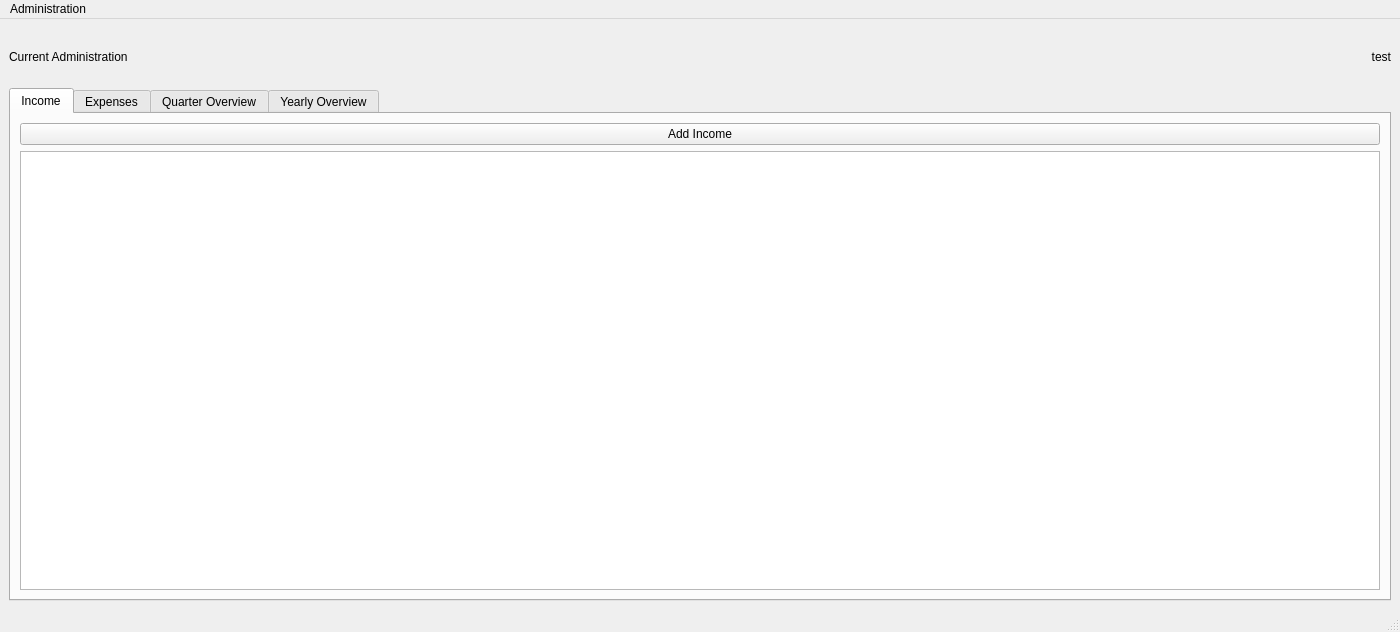
<?xml version="1.0" encoding="UTF-8"?>
<ui version="4.0">
 <class>MainWindow</class>
 <widget class="QMainWindow" name="MainWindow">
  <property name="geometry">
   <rect>
    <x>0</x>
    <y>0</y>
    <width>1400</width>
    <height>632</height>
   </rect>
  </property>
  <property name="sizePolicy">
   <sizepolicy hsizetype="Expanding" vsizetype="Expanding">
    <horstretch>0</horstretch>
    <verstretch>0</verstretch>
   </sizepolicy>
  </property>
  <property name="windowTitle">
   <string>MainWindow</string>
  </property>
  <widget class="QWidget" name="centralwidget">
   <property name="sizePolicy">
    <sizepolicy hsizetype="Expanding" vsizetype="Expanding">
     <horstretch>0</horstretch>
     <verstretch>0</verstretch>
    </sizepolicy>
   </property>
   <layout class="QVBoxLayout" name="verticalLayout_4">
    <item>
     <layout class="QVBoxLayout" name="verticalLayout_2" stretch="1,9">
      <property name="spacing">
       <number>3</number>
      </property>
      <property name="sizeConstraint">
       <enum>QLayout::SizeConstraint::SetNoConstraint</enum>
      </property>
      <item>
       <layout class="QHBoxLayout" name="horizontalLayout">
        <property name="spacing">
         <number>5</number>
        </property>
        <property name="bottomMargin">
         <number>0</number>
        </property>
        <item>
         <widget class="QLabel" name="current_administration_label">
          <property name="sizePolicy">
           <sizepolicy hsizetype="Preferred" vsizetype="Preferred">
            <horstretch>0</horstretch>
            <verstretch>0</verstretch>
           </sizepolicy>
          </property>
          <property name="text">
           <string>Current Administration</string>
          </property>
         </widget>
        </item>
        <item>
         <widget class="QLabel" name="current_administration_value_label">
          <property name="sizePolicy">
           <sizepolicy hsizetype="Preferred" vsizetype="Preferred">
            <horstretch>0</horstretch>
            <verstretch>0</verstretch>
           </sizepolicy>
          </property>
          <property name="text">
           <string>test</string>
          </property>
          <property name="alignment">
           <set>Qt::AlignmentFlag::AlignRight|Qt::AlignmentFlag::AlignTrailing|Qt::AlignmentFlag::AlignVCenter</set>
          </property>
         </widget>
        </item>
       </layout>
      </item>
      <item>
       <widget class="QTabWidget" name="overview_tab_widget">
        <property name="sizePolicy">
         <sizepolicy hsizetype="Preferred" vsizetype="Preferred">
          <horstretch>0</horstretch>
          <verstretch>0</verstretch>
         </sizepolicy>
        </property>
        <property name="currentIndex">
         <number>0</number>
        </property>
        <widget class="QWidget" name="income_tab">
         <property name="sizePolicy">
          <sizepolicy hsizetype="Preferred" vsizetype="Preferred">
           <horstretch>0</horstretch>
           <verstretch>0</verstretch>
          </sizepolicy>
         </property>
         <attribute name="title">
          <string>Income</string>
         </attribute>
         <layout class="QHBoxLayout" name="horizontalLayout_2">
          <item>
           <layout class="QVBoxLayout" name="verticalLayout_3">
            <item>
             <widget class="QPushButton" name="add_income_button">
              <property name="text">
               <string>Add Income</string>
              </property>
             </widget>
            </item>
            <item>
             <widget class="IncomeTable" name="income_table"/>
            </item>
           </layout>
          </item>
         </layout>
        </widget>
        <widget class="QWidget" name="expense_tab">
         <property name="sizePolicy">
          <sizepolicy hsizetype="Preferred" vsizetype="Preferred">
           <horstretch>0</horstretch>
           <verstretch>0</verstretch>
          </sizepolicy>
         </property>
         <attribute name="title">
          <string>Expenses</string>
         </attribute>
        </widget>
        <widget class="QWidget" name="quarter_overview_tab">
         <property name="sizePolicy">
          <sizepolicy hsizetype="Preferred" vsizetype="Preferred">
           <horstretch>0</horstretch>
           <verstretch>0</verstretch>
          </sizepolicy>
         </property>
         <attribute name="title">
          <string>Quarter Overview</string>
         </attribute>
        </widget>
        <widget class="QWidget" name="year_overview_tab">
         <property name="sizePolicy">
          <sizepolicy hsizetype="Preferred" vsizetype="Preferred">
           <horstretch>0</horstretch>
           <verstretch>0</verstretch>
          </sizepolicy>
         </property>
         <attribute name="title">
          <string>Yearly Overview</string>
         </attribute>
        </widget>
       </widget>
      </item>
     </layout>
    </item>
   </layout>
  </widget>
  <widget class="QMenuBar" name="menubar">
   <property name="geometry">
    <rect>
     <x>0</x>
     <y>0</y>
     <width>1400</width>
     <height>23</height>
    </rect>
   </property>
   <widget class="QMenu" name="menuAdministration">
    <property name="title">
     <string>Administration</string>
    </property>
    <addaction name="new_adminitration_action"/>
    <addaction name="administration_open_action"/>
    <addaction name="administration_save_action"/>
   </widget>
   <addaction name="menuAdministration"/>
  </widget>
  <widget class="QStatusBar" name="statusbar"/>
  <action name="new_adminitration_action">
   <property name="text">
    <string>New Administration</string>
   </property>
  </action>
  <action name="administration_open_action">
   <property name="text">
    <string>Open Administration</string>
   </property>
  </action>
  <action name="administration_save_action">
   <property name="text">
    <string>Save Administration</string>
   </property>
  </action>
 </widget>
 <customwidgets>
  <customwidget>
   <class>IncomeTable</class>
   <extends>QTableWidget</extends>
   <header location="global">dutchtaxadministrator.gui.widgets.income_table.h</header>
  </customwidget>
 </customwidgets>
 <resources/>
 <connections/>
</ui>
